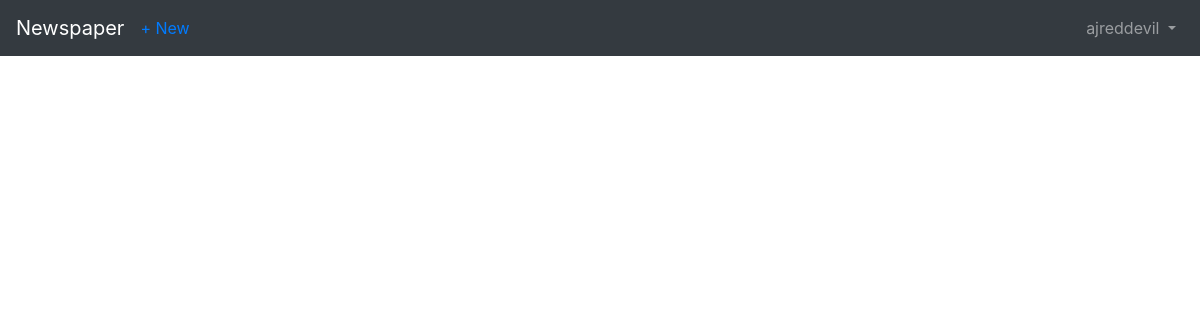
Page /articles/ (signed in) on the earlier database version.
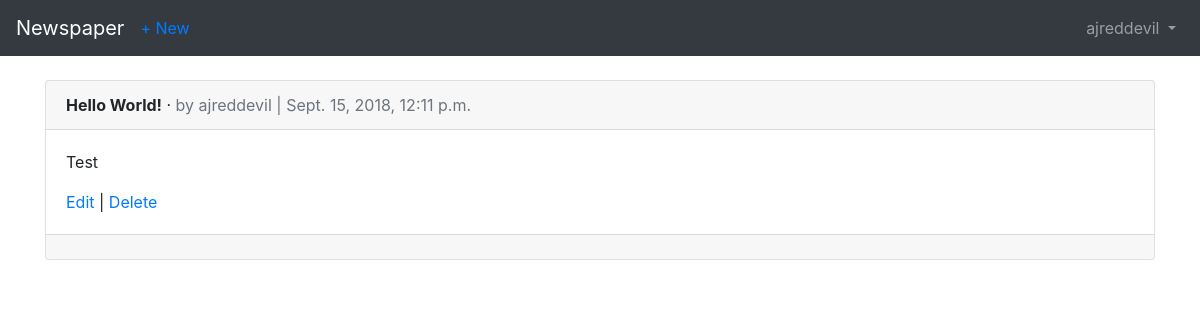
Same page on the later database version.
### articles/models.py (models this page shows, shortened)
class Article(models.Model):
  title = models.CharField(max_length=255)
  body = models.TextField()
  date = models.DateTimeField(auto_now_add=True)
  author = models.ForeignKey(
    settings.AUTH_USER_MODEL,
    on_delete=models.CASCADE,
  )

### users/models.py (models this page shows)
class CustomUser(AbstractUser):
  age = models.PositiveIntegerField(default=0)

### articles/views.py (the view)
# urls.py: path('', views.ArticleListView.as_view(), name='article_list'),
class ArticleListView(LoginRequiredMixin, ListView):
  model = models.Article
  template_name = 'article_list.html'
  login_url = 'login'

### templates/article_list.html (shortened to what this page needs)
{% extends 'base.html' %}
{% block content %}
{% for article in object_list %}
<div class="card">
  <div class="card-header">
    <span class="font-weight-bold">{{ article.title }}</span> &middot;
    <span class="text-muted">by {{ article.author }} | {{ article.date }}</span>
  </div>
  <div class="card-body">
    <p>{{ article.body }}</p>
    <a href="{% url 'article_edit' article.pk %}">Edit</a> |
    <a href="{% url 'article_delete' article.pk %}">Delete</a>
  </div>
  <div class="card-footer">
  </div>
</div>
<br />
{% endfor %}
{% endblock content %}

Differences in the rows shown:
added Article: title "Hello World!", author "ajreddevil", date "Sept. 15, 2018, 12:11 p.m.", body "Test"
